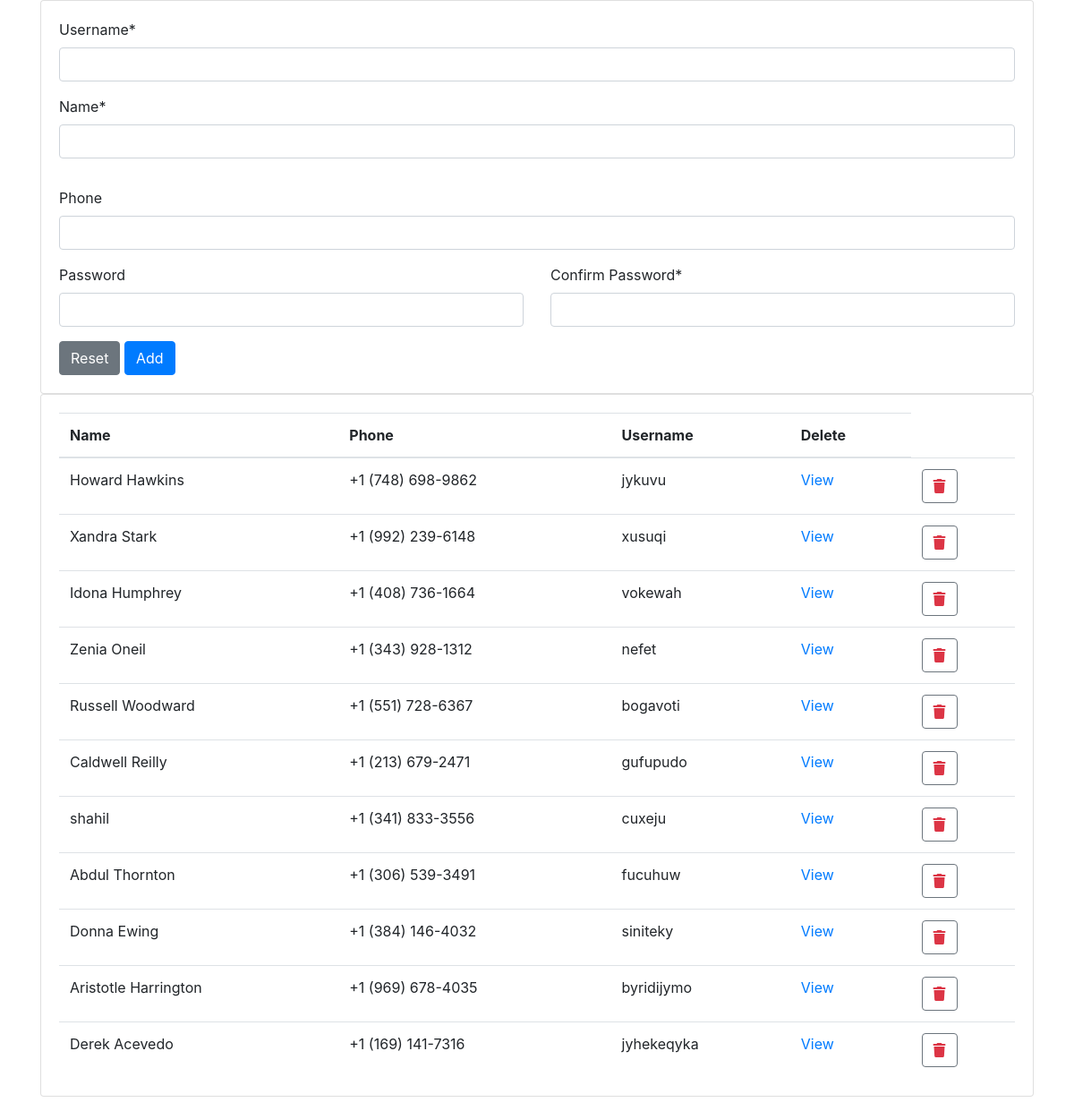
Page /user/register on the earlier database version.
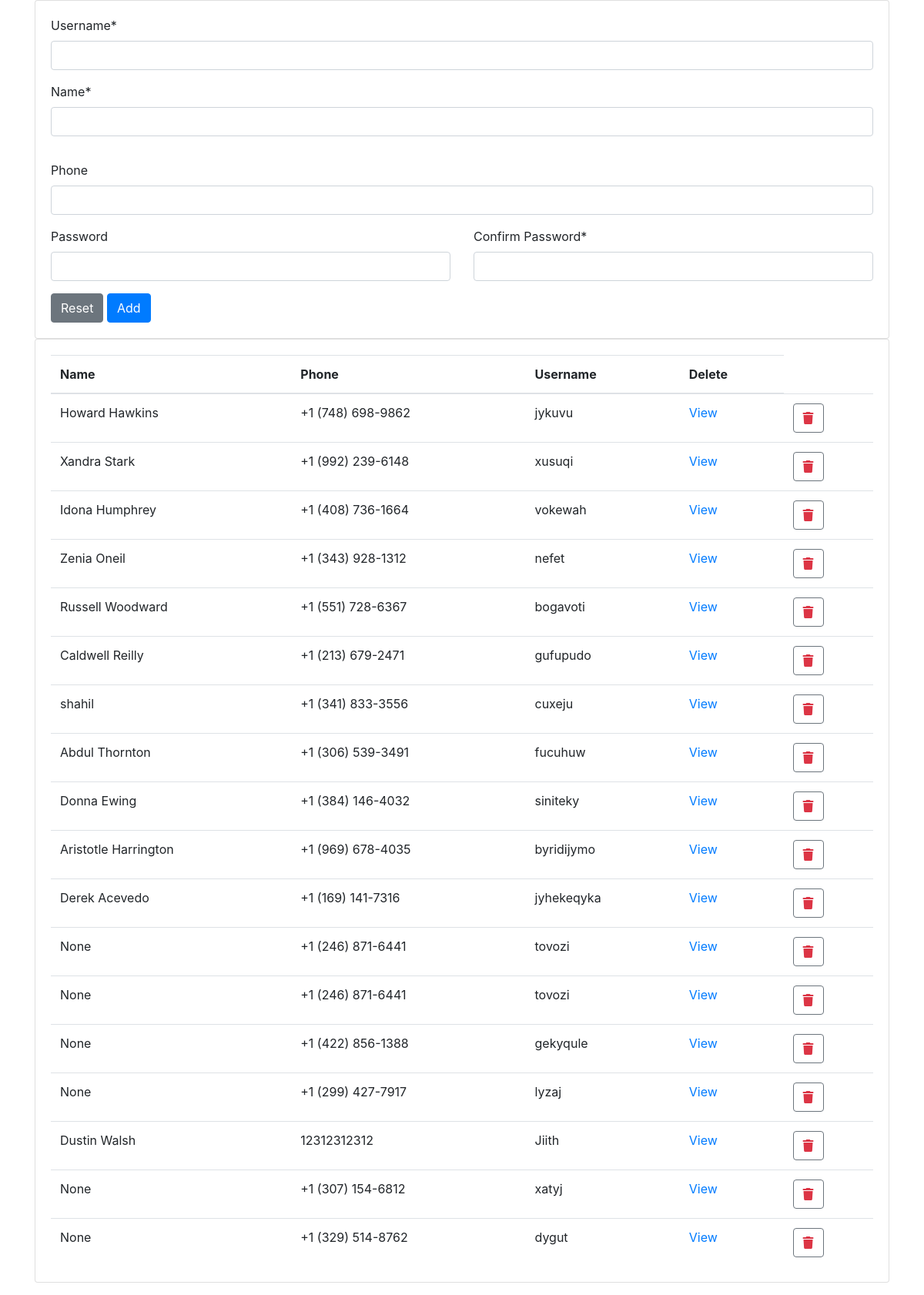
Same page on the later database version.
### mosh/models.py (models this page shows)
class Employee(models.Model):
    name = models.CharField(max_length=100, null=True)
    phone = models.CharField(max_length=100, null=True)
    username = models.CharField(max_length=100, null=True)
    password = models.CharField(max_length=100, null=True)
    user = models.OneToOneField(User, on_delete=models.CASCADE, null=True)
    class Meta:
        permissions=[
            ('view_history','Can View History')
        ]

### mosh/views.py (the view)
# urls.py: path("register", views.register, name="register"),
def register(request):
    user=Employee.objects.all()
    context={
        "user":user
    }
    return render(request,'register.html',context)

### templates/register.html (shortened to what this page needs)
<!doctype html>
<html lang="en">
<head>
    <link rel="stylesheet" href="https://cdn.jsdelivr.net/npm/bootstrap@4.6.2/dist/css/bootstrap.min.css"
>
        <link rel="stylesheet" href="https://cdnjs.cloudflare.com/ajax/libs/font-awesome/6.2.0/css/all.min.css" />
</head>
<body>
    <div class="container">
        <div class="row">
            <div class="col-lg-12">
                <div class="card">
                    <div class="card-body">
                        <form id="userForm" method="post">
                            <div class="row g-3 mb-3">
                                <div class="col-sm-12">
                                    <label class="form-label">Username*</label>
                                    <input type="text" name="username" class="form-control">
                                </div>
                                <div class="col-sm-12">
                                    <label class="form-label">Name*</label>
                                    <input type="text" name="name" class="form-control">
                                </div>
                            </div>
                            <div class="row g-3 mb-3">
                                <div class="col-sm-12">
                                    <label class="form-label">Phone</label>
                                    <input type="tel" name="phone" class="form-control">
                                </div>
                            </div>
                            <div class="row g-3 mb-3">
                                <div class="col-sm-6">
                                    <label class="form-label">Password</label>
                                    <input type="text" name="password" id="password" class="form-control">
                                </div>
                                <div class="col-sm-6">
                                    <label class="form-label">Confirm Password*</label>
                                    <input type="text" name="confirm" class="form-control">
                                </div>
                            </div>
                            <button type="button" class="btn btn-secondary" id="btnReset">Reset</button>
                            <button type="submit" class="btn btn-primary">Add</button>
                        </form>
                    </div>
                </div>
            </div>
        </div>
        <div class="row clearfix g-3">
            <div class="col-sm-12">
                <div class="card mb-3">
                    <div class="card-body">
                        <table id="userTable" class="table table-hover align-middle mb-0" style="width:100%">
                            <thead>
                                <tr>
                                    <th>Name</th>
                                    <th>Phone</th>
                                    <th>Username</th>
                                    <th>Delete</th>
                                </tr>
                            </thead>
                            <tbody>
                                {% for i in user %}
                                <tr>
                                    <td>{{i.name}}</td>
                                    <td>{{i.phone}}</td>
                                    <td>{{i.username}}</td>
                                    <td><a href="/user/product/{{i.id}}">View</a></td>
                                    <td><button id="btnDelete" type="button" class="btn btn-outline-secondary" value="{{i.id}}" onclick="deleteUser(this,'{{i.id}}')"><i class="fa fa-trash text-danger"></i></button></td>
                                </tr>
                                {% endfor %}
                            </tbody>
                        </table>
                    </div>
                </div>
            </div>
        </div>
    </div>
</body>
</html>

Differences in the rows shown:
added Employee: name "None", phone "+1 (246) 871-6441", username "tovozi", {{ i.id }} 18 (drawn)
added Employee: name "None", phone "+1 (246) 871-6441", username "tovozi", {{ i.id }} 19 (drawn)
added Employee: name "None", phone "+1 (422) 856-1388", username "gekyqule", {{ i.id }} 20 (drawn)
added Employee: name "None", phone "+1 (299) 427-7917", username "lyzaj", {{ i.id }} 21 (drawn)
added Employee: name "Dustin Walsh", phone "12312312312", username "Jiith", {{ i.id }} 22 (drawn)
added Employee: name "None", phone "+1 (307) 154-6812", username "xatyj", {{ i.id }} 23 (drawn)
added Employee: name "None", phone "+1 (329) 514-8762", username "dygut", {{ i.id }} 24 (drawn)
